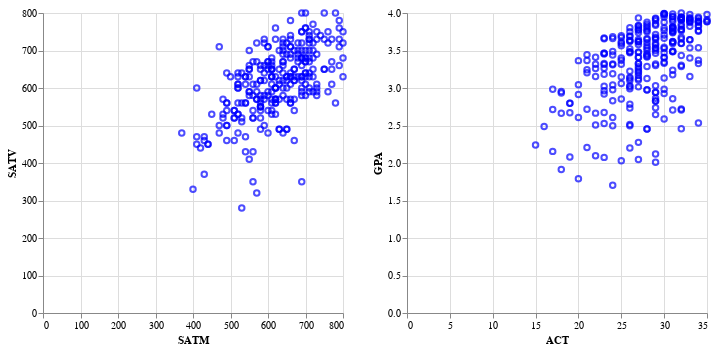

The notebook cell saved with this chart:
### Markdown cell above
### Problem 2

### Code cell
brush = alt.selection(type='interval', resolve='global')
base = alt.Chart(source).mark_point().encode(
    color=alt.condition(brush, alt.ColorValue('blue'), alt.ColorValue('gray')),
).add_selection(brush).properties(width=300,height=300)
base.encode(x='SATM',y='SATV') | base.encode(x='ACT',y='GPA')

### Figure 1 — Vega-Lite specification as saved in the notebook (floating-point values rounded to 4 significant figures; data arrays with more than 128 entries replaced by an {"elided": "..."} marker saying what was removed)
{"config": {"view": {"continuousWidth": 400, "continuousHeight": 300}}, "hconcat": [{"mark": "point", "encoding": {"color": {"condition": {"value": "blue", "selection": "selector030"}, "value": "gray"}, "x": {"type": "quantitative", "field": "SATM"}, "y": {"type": "quantitative", "field": "SATV"}}, "height": 300, "selection": {"selector030": {"type": "interval", "resolve": "global"}}, "width": 300}, {"mark": "point", "encoding": {"color": {"condition": {"value": "blue", "selection": "selector030"}, "value": "gray"}, "x": {"type": "quantitative", "field": "ACT"}, "y": {"type": "quantitative", "field": "GPA"}}, "height": 300, "selection": {"selector030": {"type": "interval", "resolve": "global"}}, "width": 300}], "data": {"name": "data-58c4968aa40759a3816deddfec0f8bb6"}, "$schema": "https://vega.github.io/schema/vega-lite/v4.8.1.json", "datasets": {"data-58c4968aa40759a3816deddfec0f8bb6": {"elided": "271 records"}}}
